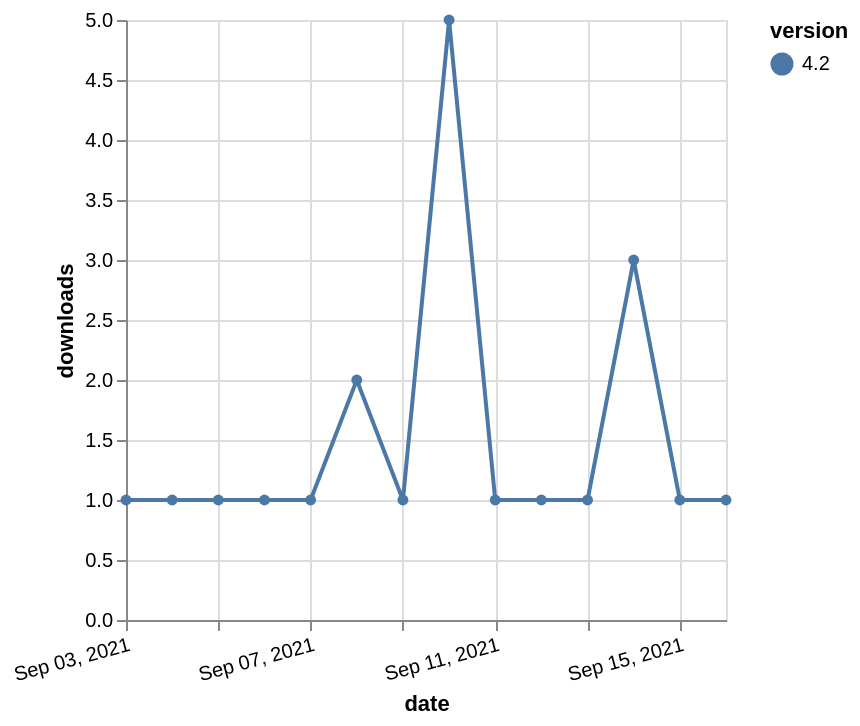

Express this chart as Vega-Lite.
### Vega-Lite specification from a JSON file in a GitHub repository (floating-point values rounded to 4 significant figures)
{"$schema": "https://vega.github.io/schema/vega-lite/v5.json", "description": "A simple bar chart with embedded data.", "data": {"values": [{"date": "2021-09-03", "total": 294, "delta": 1, "version": "4.2"}, {"date": "2021-09-04", "total": 295, "delta": 1, "version": "4.2"}, {"date": "2021-09-05", "total": 296, "delta": 1, "version": "4.2"}, {"date": "2021-09-06", "total": 297, "delta": 1, "version": "4.2"}, {"date": "2021-09-07", "total": 298, "delta": 1, "version": "4.2"}, {"date": "2021-09-08", "total": 300, "delta": 2, "version": "4.2"}, {"date": "2021-09-09", "total": 301, "delta": 1, "version": "4.2"}, {"date": "2021-09-10", "total": 306, "delta": 5, "version": "4.2"}, {"date": "2021-09-11", "total": 307, "delta": 1, "version": "4.2"}, {"date": "2021-09-12", "total": 308, "delta": 1, "version": "4.2"}, {"date": "2021-09-13", "total": 309, "delta": 1, "version": "4.2"}, {"date": "2021-09-14", "total": 312, "delta": 3, "version": "4.2"}, {"date": "2021-09-15", "total": 313, "delta": 1, "version": "4.2"}, {"date": "2021-09-16", "total": 314, "delta": 1, "version": "4.2"}]}, "width": "container", "mark": {"type": "line", "point": {"filled": true}}, "encoding": {"x": {"field": "date", "type": "temporal", "timeUnit": "yearmonthdate", "title": "date", "axis": {"labelAngle": -15}}, "y": {"field": "delta", "type": "quantitative", "title": "downloads"}, "color": {"field": "version", "type": "nominal"}, "tooltip": {"field": "delta"}}}
